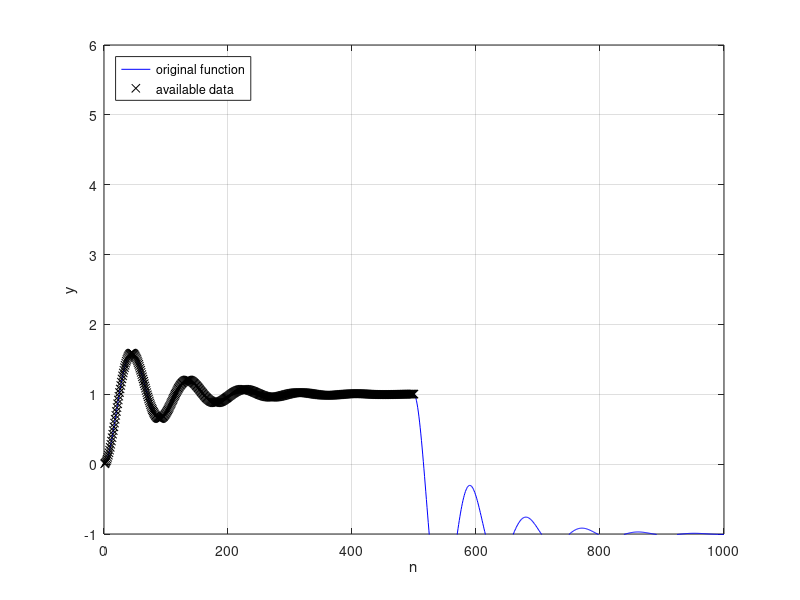

Reproduce this figure in MATLAB.
% generate data
function [X,Xtrain,Ytrain,fig,y] = data_generator1()

% data generator
umin=-5;
umax=5;
Tc=0.1;
T=0.1;
n=linspace(1,1000,1000);
X(1:1:1000)=1;
%X =rand(1,500).*(umax-umin);
%X= [X,rand(1,500).*(umax-umin)];
%X(501:1:1000)=sin(2*pi*1*n(501:1000)*T)+1;
X(501:1:1000)=-1;
%X=sin(n)*10;X
k=1;
y1(1)=0;
y2(1:2)=0;
wn=0.7;
eta=0.2;
for(i=1:1:1000)
    y(i)=2*y1(i)*(1-eta*wn*T)+y2(i)*(2*eta*wn*T-(wn*T).^(2)-1)+T.^(2)*k*wn.^(2)*X(i);
    y1(i+1)=y(i);
    y2(i+1)=y1(i);
end
y1=y1(1:1:1000);
y2=y2(1:1:1000);
X=[X;y1;y2];
%f = abs( (X.^1.95)) + 2;
f=y;
fig = figure;
plot(n,f,'b-')
hold on
grid on

% available data points
Ytrain = f ;%+ 5*(rand(1,length(f))-.5);
Xtrain = X(:,1:500);
%n=n([1:30 81:450 601:930 970:1000]);
n=n(1:500);
Ytrain = Ytrain(1:500);
%plot(n,Ytrain,'kx',n,Xtrain)
plot(n,Ytrain,'kx')
xlabel('n')
ylabel('y')
ylim([-1 6])
legend('original function','available data','location','northwest')
end
